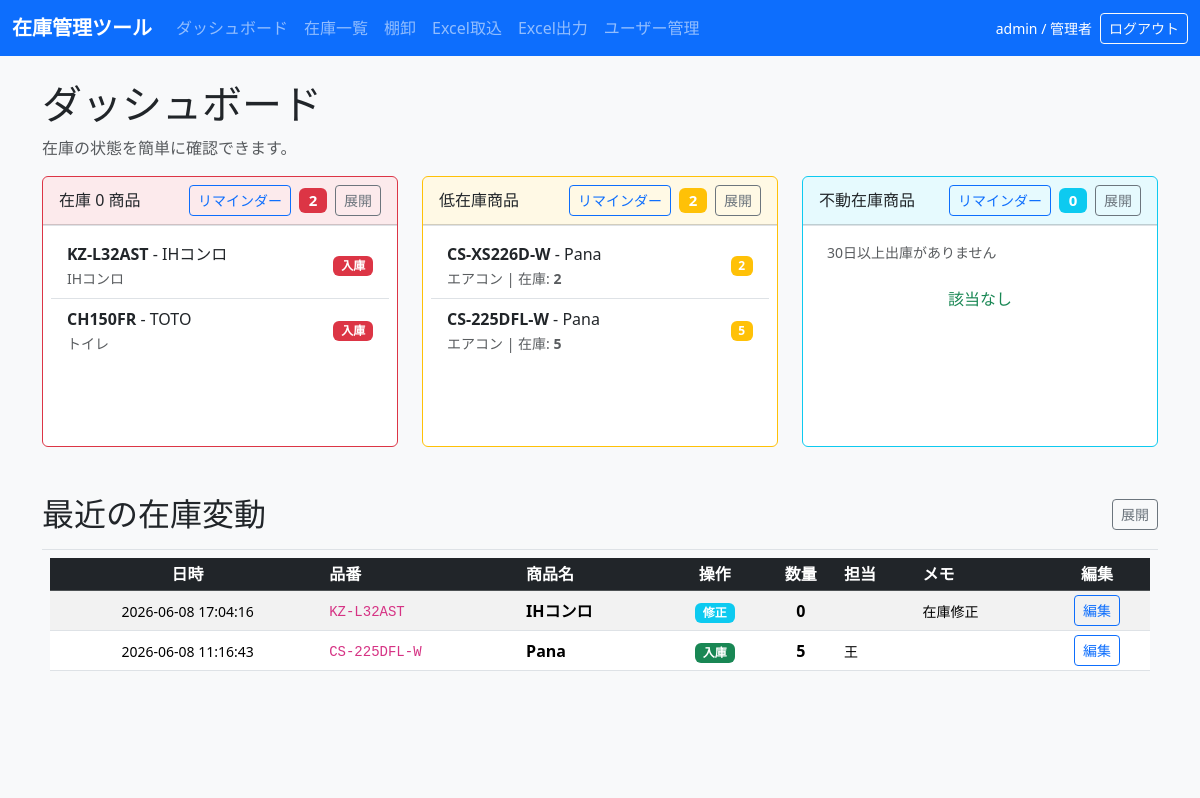
Screenshot of / (signed in) with the database file from the repository.
### tables this page shows
CREATE TABLE users (
            id INTEGER PRIMARY KEY AUTOINCREMENT,
            username TEXT NOT NULL UNIQUE,
            password_hash TEXT NOT NULL,
            role TEXT NOT NULL DEFAULT 'user',
            created_at TEXT NOT NULL
        , is_active INTEGER NOT NULL DEFAULT 1, admin_requested INTEGER NOT NULL DEFAULT 0);

CREATE TABLE products (
            id INTEGER PRIMARY KEY AUTOINCREMENT,
            source_sheet TEXT,
            source_row INTEGER,
            big_category TEXT,
            maker_or_product TEXT,
            overview TEXT,
            sku TEXT NOT NULL,
            stock_status TEXT,
            display_flag TEXT,
            available_stock INTEGER NOT NULL DEFAULT 0,
            total_stock INTEGER NOT NULL DEFAULT 0,
            reorder_point INTEGER NOT NULL DEFAULT 0,
            staff_stock_json TEXT,
            notes TEXT,
            imported_at TEXT,
            current_stock INTEGER NOT NULL DEFAULT 0,
            name TEXT NOT NULL,
            category TEXT,
            location TEXT,
            last_in_date TEXT,
            last_out_date TEXT,
            created_at TEXT NOT NULL,
            updated_at TEXT NOT NULL
        , supplier TEXT, amount TEXT);

CREATE TABLE stock_logs (
            id INTEGER PRIMARY KEY AUTOINCREMENT,
            product_id INTEGER NOT NULL,
            operation_type TEXT NOT NULL,
            quantity INTEGER NOT NULL,
            staff_name TEXT,
            note TEXT,
            created_at TEXT NOT NULL, metadata_json TEXT,
            FOREIGN KEY(product_id) REFERENCES products(id)
        );

### inventory_app/app.py (the view)
@app.route("/")
@login_required
def dashboard():
    conn = get_db_connection()
    today = datetime.today().date()
    cutoff = today - timedelta(days=30)
    zero_stock = conn.execute(
        "SELECT p.* FROM zero_stock_alerts za JOIN products p ON za.product_id = p.id WHERE p.current_stock = 0 ORDER BY p.name"
    ).fetchall()
    low_stock = conn.execute(
        "SELECT p.*, la.threshold FROM low_stock_alerts la JOIN products p ON la.product_id = p.id WHERE p.current_stock > 0 AND p.current_stock <= la.threshold ORDER BY p.current_stock ASC"
    ).fetchall()
    stagnant_stock = conn.execute(
        "SELECT p.* FROM stagnant_stock_alerts sa JOIN products p ON sa.product_id = p.id WHERE p.current_stock > 0 AND p.last_out_date IS NOT NULL AND date(p.last_out_date) < date(?) ORDER BY p.last_out_date"
    , (cutoff.isoformat(),)).fetchall()
    recent_logs = conn.execute(
        "SELECT stock_logs.*, products.name, products.sku FROM stock_logs JOIN products ON stock_logs.product_id = products.id ORDER BY stock_logs.created_at DESC LIMIT 10"
    ).fetchall()
    conn.close()
    return render_template(
        "dashboard.html",
        zero_stock=zero_stock,
        low_stock=low_stock,
        stagnant_stock=stagnant_stock,
        recent_logs=recent_logs,
        cutoff=cutoff,
        operation_labels=OPERATION_LABELS,
    )

### inventory_app/templates/dashboard.html (shortened to what this page needs)
{% extends 'base.html' %}
{% block content %}
  <h1>ダッシュボード</h1>
  <p class="text-muted">在庫の状態を簡単に確認できます。</p>
  <div class="row gy-4">
    <div class="col-md-4">
      <div class="card border-danger h-100">
        <div class="card-header bg-danger bg-opacity-10">
          <h5 class="card-title mb-0">
            <div class="d-flex justify-content-between align-items-center flex-wrap gap-2">
              <span class="fs-6">在庫 0 商品</span>
              <div class="d-flex flex-wrap align-items-center gap-2">
                <a href="{{ url_for('alert_settings', alert_type='zero_stock') }}" class="btn btn-sm btn-outline-primary">リマインダー</a>
                <small class="badge bg-danger">{{ zero_stock|length }}</small>
                <button type="button" class="btn btn-sm btn-outline-secondary dashboard-box__toggle" data-expand-target="#zeroStockBox">展開</button>
              </div>
            </div>
          </h5>
        </div>
        <div class="card-body p-0">
          <div id="zeroStockBox" class="dashboard-box">
              <div class="dashboard-box__content">
                {% if zero_stock %}
                  <div class="list-group list-group-flush">
                    {% for product in zero_stock %}
                      <a href="{{ url_for('stock_operate', product_id=product.id, type='inbound') if is_admin else url_for('inventory', sku=product.sku) }}" class="list-group-item list-group-item-action">
                        <div class="d-flex justify-content-between align-items-center">
                          <div>
                            <strong>{{ product.sku }}</strong> - {{ product.name }}
                            <br><small class="text-muted">{{ product.big_category }}</small>
                          </div>
                          <span class="badge bg-danger">{{ '入庫' if is_admin else '確認' }}</span>
                        </div>
                      </a>
                    {% endfor %}
                  </div>
                {% else %}
                  <div class="dashboard-box__empty text-success text-center py-4">
                    <i class="bi bi-check-circle"></i> 該当なし
                  </div>
                {% endif %}
              </div>
            </div>
          </div>
        </div>
      </div>
    <div class="col-md-4">
      <div class="card border-warning h-100">
        <div class="card-header bg-warning bg-opacity-10">
          <h5 class="card-title mb-0">
            <div class="d-flex justify-content-between align-items-center flex-wrap gap-2">
              <span class="fs-6">低在庫商品</span>
              <div class="d-flex flex-wrap align-items-center gap-2">
                <a href="{{ url_for('alert_settings', alert_type='low_stock') }}" class="btn btn-sm btn-outline-primary">リマインダー</a>
                <small class="badge bg-warning">{{ low_stock|length }}</small>
                <button type="button" class="btn btn-sm btn-outline-secondary dashboard-box__toggle" data-expand-target="#lowStockBox">展開</button>
              </div>
            </div>
          </h5>
        </div>
        <div class="card-body p-0">
          <div id="lowStockBox" class="dashboard-box">
              <div class="dashboard-box__content">
                {% if low_stock %}
                  <div class="list-group list-group-flush">
                    {% for product in low_stock %}
                      <a href="{{ url_for('stock_operate', product_id=product.id, type='inbound') if is_admin else url_for('inventory', sku=product.sku) }}" class="list-group-item list-group-item-action">
                        <div class="d-flex justify-content-between align-items-center">
                          <div>
                            <strong>{{ product.sku }}</strong> - {{ product.name }}
                            <br><small class="text-muted">{{ product.big_category }} | 在庫: <strong>{{ product.current_stock }}</strong></small>
                          </div>
                          <span class="badge bg-warning">{{ product.current_stock }}</span>
                        </div>
                      </a>
                    {% endfor %}
                  </div>
                {% else %}
                  <div class="dashboard-box__empty text-success text-center py-4">
                    <i class="bi bi-check-circle"></i> 該当なし
                  </div>
                {% endif %}
              </div>
            </div>
          </div>
        </div>
      </div>
    <div class="col-md-4">
      <div class="card border-info h-100">
        <div class="card-header bg-info bg-opacity-10">
          <h5 class="card-title mb-0">
            <div class="d-flex justify-content-between align-items-center flex-wrap gap-2">
              <span class="fs-6">不動在庫商品</span>
              <div class="d-flex flex-wrap align-items-center gap-2">
                <a href="{{ url_for('alert_settings', alert_type='stagnant_stock') }}" class="btn btn-sm btn-outline-primary">リマインダー</a>
                <small class="badge bg-info">{{ stagnant_stock|length }}</small>
                <button type="button" class="btn btn-sm btn-outline-secondary dashboard-box__toggle" data-expand-target="#stagnantStockBox">展開</button>
              </div>
            </div>
          </h5>
        </div>
        <div class="card-body p-0">
          <div id="stagnantStockBox" class="dashboard-box">
              <div class="dashboard-box__content">
                <small class="d-block px-3 pt-2 text-muted">30日以上出庫がありません</small>
                {% if stagnant_stock %}
                  <div class="list-group list-group-flush">
                    {% for product in stagnant_stock %}
                      <a href="{{ url_for('stock_operate', product_id=product.id, type='outbound') if is_admin else url_for('inventory', sku=product.sku) }}" class="list-group-item list-group-item-action">
                        <div class="d-flex justify-content-between align-items-center">
                          <div>
                            <strong>{{ product.sku }}</strong> - {{ product.name }}
                            <br><small class="text-muted">最終出庫: {{ product.last_out_date }}</small>
                          </div>
                          <span class="badge bg-info">{{ '出庫' if is_admin else '確認' }}</span>
                        </div>
                      </a>
                    {% endfor %}
                  </div>
                {% else %}
                  <div class="dashboard-box__empty text-success text-center py-4">
                     該当なし
                  </div>
                {% endif %}
              </div>
            </div>
          </div>
        </div>
      </div>
    </div>
  <section class="mt-5">
    <div class="d-flex justify-content-between align-items-center mb-3">
      <h2 class="mb-0">最近の在庫変動</h2>
      <button type="button" class="btn btn-sm btn-outline-secondary dashboard-box__toggle" data-expand-target="#recentLogsBox">展開</button>
    </div>
    <div id="recentLogsBox" class="dashboard-box">
      <div class="dashboard-box__content">
        {% if recent_logs %}
          <div class="table-responsive">
            <table class="table table-sm table-striped align-middle">
              <thead class="table-dark sticky-top">
                <tr>
                  <th class="text-center">日時</th>
                  <th>品番</th>
                  <th>商品名</th>
                  <th class="text-center">操作</th>
                  <th class="text-center">数量</th>
                  <th>担当</th>
                  <th>メモ</th>
                  {% if is_admin %}
                    <th class="text-center">編集</th>
                  {% endif %}
                </tr>
              </thead>
              <tbody>
                {% for log in recent_logs %}
                  <tr>
                    <td class="text-center"><small>{{ log.created_at }}</small></td>
                    <td><code>{{ log.sku }}</code></td>
                    <td><strong>{{ log.name }}</strong></td>
                    <td class="text-center">
                      {% if log.operation_type == 'inbound' %}
                        <span class="badge bg-success">{{ operation_labels[log.operation_type] if log.operation_type in operation_labels else log.operation_type }}</span>
                      {% elif log.operation_type == 'outbound' %}
                        <span class="badge bg-danger">{{ operation_labels[log.operation_type] if log.operation_type in operation_labels else log.operation_type }}</span>
                      {% elif log.operation_type == 'adjustment' %}
                        <span class="badge bg-warning">{{ operation_labels[log.operation_type] if log.operation_type in operation_labels else log.operation_type }}</span>
                      {% elif log.operation_type == 'modification' %}
                        <span class="badge bg-info">{{ operation_labels[log.operation_type] if log.operation_type in operation_labels else log.operation_type }}</span>
                      {% else %}
                        <span class="badge bg-secondary">{{ operation_labels[log.operation_type] if log.operation_type in operation_labels else log.operation_type }}</span>
                      {% endif %}
                    </td>
                    <td class="text-center"><strong>{{ log.quantity }}</strong></td>
                    <td><small>{{ log.staff_name }}</small></td>
                    <td><small>{{ log.note }}</small></td>
                    {% if is_admin %}
                      <td class="text-center">
                        <a href="{{ url_for('edit_stock_log', log_id=log.id) }}" class="btn btn-sm btn-outline-primary">編集</a>
                      </td>
                    {% endif %}
                  </tr>
                {% endfor %}
              </tbody>
            </table>
          </div>
        {% else %}
          <div class="dashboard-box__empty text-center p-4">
            <div class="alert alert-info mb-0" role="alert">
              <i class="bi bi-info-circle"></i> まだ在庫変動の記録がありません。
            </div>
          </div>
        {% endif %}
      </div>
    </div>
  </section>
{% endblock %}

### inventory_app/templates/base.html (shortened to what this page needs)
<!doctype html>
<html lang="ja">
  <head>
    <link href="https://cdn.jsdelivr.net/npm/bootstrap@5.3.2/dist/css/bootstrap.min.css" rel="stylesheet">
    <link rel="stylesheet" href="/static/style.css">
  </head>
  <body>
    <nav class="navbar navbar-expand-lg navbar-dark bg-primary mb-4">
      <div class="container-fluid">
        <a class="navbar-brand" href="/">在庫管理ツール</a>
        <div class="collapse navbar-collapse">
          <ul class="navbar-nav me-auto mb-2 mb-lg-0">
            <li class="nav-item"><a class="nav-link" href="/">ダッシュボード</a></li>
            <li class="nav-item"><a class="nav-link" href="/inventory">在庫一覧</a></li>
            <li class="nav-item"><a class="nav-link" href="/stocktaking">棚卸</a></li>
            {% if is_admin %}
              <li class="nav-item"><a class="nav-link" href="/excel_import">Excel取込</a></li>
              <li class="nav-item"><a class="nav-link" href="/excel_export">Excel出力</a></li>
              <li class="nav-item"><a class="nav-link" href="{{ url_for('users') }}">ユーザー管理</a></li>
            {% endif %}
          </ul>
          {% if current_user %}
            <div class="d-flex align-items-center gap-2 text-white">
              <small>{{ current_user.username }} / {{ '管理者' if current_user.role == 'admin' else '一般' }}</small>
              <a class="btn btn-sm btn-outline-light" href="{{ url_for('logout') }}">ログアウト</a>
            </div>
          {% endif %}
        </div>
      </div>
    </nav>
    <div class="container">
      {% block content %}{% endblock %}
    </div>
  </body>
</html>

### rows the page displays
users: username "admin", role "管理者"
products: sku "KZ-L32AST", name "IHコンロ", big_category "IHコンロ", sku "KZ-L32AST", name "IHコンロ"
products: sku "CH150FR", name "TOTO", big_category "トイレ"
products: sku "CS-XS226D-W", name "Pana", big_category "エアコン"
products: sku "CS-225DFL-W", name "Pana", big_category "エアコン", sku "CS-225DFL-W", name "Pana"
stock_logs: created_at "2026-06-08 17:04:16", operation_type "修正", note "在庫修正"
stock_logs: created_at "2026-06-08 11:16:43", operation_type "入庫"

### other values shown
{{ zero_stock|length }} "2"
{{ '入庫' if is_admin else '確認' }} "入庫" "入庫"
{{ low_stock|length }} "2"
{{ product.current_stock }} "2" "5"
{{ stagnant_stock|length }} "0"
{{ log.quantity }} "0" "5"
{{ log.staff_name }} "王"
